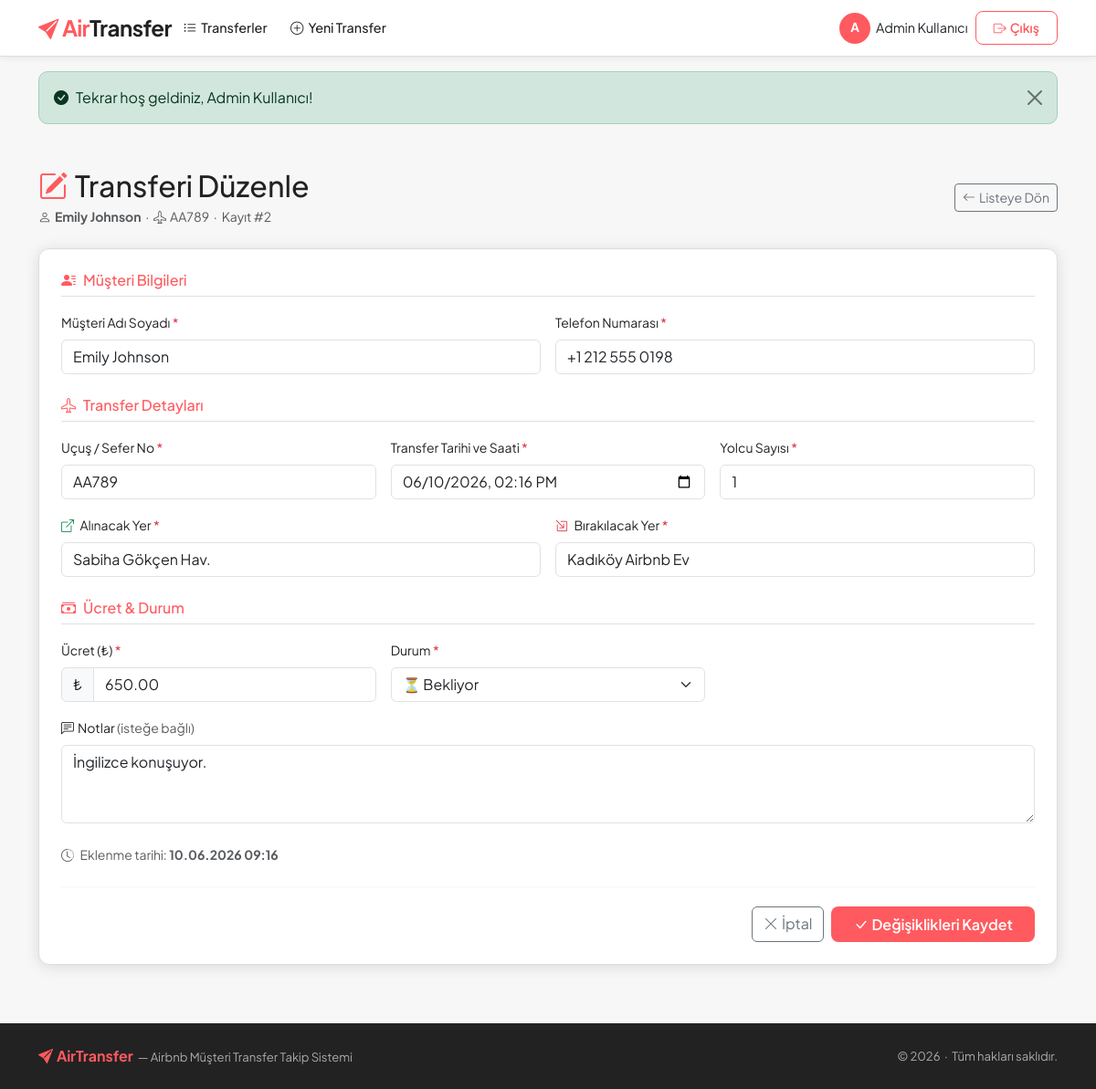
The page /edit_transfer.php?id=2 (signed in) on the database its author committed.
### tables this page shows
CREATE TABLE IF NOT EXISTS transfers (
    id                  INT UNSIGNED    NOT NULL AUTO_INCREMENT,
    user_id             INT UNSIGNED    NOT NULL,                 
    customer_name       VARCHAR(150)    NOT NULL,
    customer_phone      VARCHAR(20)     NOT NULL,
    flight_no           VARCHAR(20)     NOT NULL,
    pickup_location     VARCHAR(255)    NOT NULL,
    dropoff_location    VARCHAR(255)    NOT NULL,
    passenger_count     TINYINT UNSIGNED NOT NULL DEFAULT 1,
    transfer_datetime   DATETIME        NOT NULL,
    price               DECIMAL(10,2)   NOT NULL DEFAULT 0.00,
    notes               TEXT            NULL,
    status              ENUM('bekliyor','tamamlandı','iptal') NOT NULL DEFAULT 'bekliyor',
    created_at          DATETIME        NOT NULL DEFAULT CURRENT_TIMESTAMP,
    PRIMARY KEY (id),
    CONSTRAINT fk_transfers_user
        FOREIGN KEY (user_id) REFERENCES users(id)
        ON DELETE CASCADE
        ON UPDATE CASCADE
);

### config.php (called while the page is built, shortened)
<?php
function e(string $str): string {
    return htmlspecialchars($str, ENT_QUOTES | ENT_SUBSTITUTE, 'UTF-8');
}

### edit_transfer.php (the view, shortened to what this page needs)
<?php
require_once 'config.php';
$id = (int)($_GET['id'] ?? 0);
$stmt = $pdo->prepare(
    'SELECT * FROM transfers WHERE id = ? AND user_id = ? LIMIT 1'
);
$stmt->execute([$id, (int)$_SESSION['user_id']]);
$transfer = $stmt->fetch();
$old    = $transfer;
$datetimeValue = (new DateTime($old['transfer_datetime']))->format('Y-m-d\TH:i');
require_once 'includes/header.php';
?>
<div class="d-flex align-items-center justify-content-between mb-4 flex-wrap gap-2">
    <div>
        <h2 class="fw-700 mb-1" style="color:var(--at-dark);">
            <i class="bi bi-pencil-square me-2" style="color:var(--at-coral);"></i>Transferi Düzenle
        </h2>
        <p class="text-muted small mb-0">
            <i class="bi bi-person me-1"></i><strong><?= e($transfer['customer_name']) ?></strong>
            &nbsp;·&nbsp;
            <i class="bi bi-airplane me-1"></i><?= e($transfer['flight_no']) ?>
            &nbsp;·&nbsp;
            <span class="text-muted">Kayıt #<?= $id ?></span>
        </p>
    </div>
    <a href="index.php" class="btn btn-outline-secondary btn-sm">
        <i class="bi bi-arrow-left me-1"></i>Listeye Dön
    </a>
</div>
<div class="card-at p-4">
    <form method="POST" action="edit_transfer.php?id=<?= $id ?>" novalidate>
        <h6 class="fw-700 mb-3 pb-2 border-bottom" style="color:var(--at-coral);">
            <i class="bi bi-person-lines-fill me-2"></i>Müşteri Bilgileri
        </h6>
        <div class="row g-3 mb-4">
            <div class="col-md-6">
                <label class="form-label fw-600 small">
                    Müşteri Adı Soyadı <span class="text-danger">*</span>
                </label>
                <input
                    type="text"
                    name="customer_name"
                    class="form-control"
                    value="<?= e($old['customer_name']) ?>"
                    required
                >
            </div>
            <div class="col-md-6">
                <label class="form-label fw-600 small">
                    Telefon Numarası <span class="text-danger">*</span>
                </label>
                <input
                    type="text"
                    name="customer_phone"
                    class="form-control"
                    value="<?= e($old['customer_phone']) ?>"
                    required
                >
            </div>
        </div>
        <h6 class="fw-700 mb-3 pb-2 border-bottom" style="color:var(--at-coral);">
            <i class="bi bi-airplane me-2"></i>Transfer Detayları
        </h6>
        <div class="row g-3 mb-4">
            <div class="col-md-4">
                <label class="form-label fw-600 small">
                    Uçuş / Sefer No <span class="text-danger">*</span>
                </label>
                <input
                    type="text"
                    name="flight_no"
                    class="form-control"
                    value="<?= e($old['flight_no']) ?>"
                    required
                >
            </div>
            <div class="col-md-4">
                <label class="form-label fw-600 small">
                    Transfer Tarihi ve Saati <span class="text-danger">*</span>
                </label>
                <input
                    type="datetime-local"
                    name="transfer_datetime"
                    class="form-control"
                    value="<?= e($datetimeValue) ?>"
                    required
                >
            </div>
            <div class="col-md-4">
                <label class="form-label fw-600 small">
                    Yolcu Sayısı <span class="text-danger">*</span>
                </label>
                <input
                    type="number"
                    name="passenger_count"
                    class="form-control"
                    min="1"
                    max="99"
                    value="<?= (int)$old['passenger_count'] ?>"
                    required
                >
            </div>
            <div class="col-md-6">
                <label class="form-label fw-600 small">
                    <i class="bi bi-box-arrow-up-right text-success me-1"></i>
                    Alınacak Yer <span class="text-danger">*</span>
                </label>
                <input
                    type="text"
                    name="pickup_location"
                    class="form-control"
                    value="<?= e($old['pickup_location']) ?>"
                    required
                >
            </div>
            <div class="col-md-6">
                <label class="form-label fw-600 small">
                    <i class="bi bi-box-arrow-in-down-right text-danger me-1"></i>
                    Bırakılacak Yer <span class="text-danger">*</span>
                </label>
                <input
                    type="text"
                    name="dropoff_location"
                    class="form-control"
                    value="<?= e($old['dropoff_location']) ?>"
                    required
                >
            </div>
        </div>
        <h6 class="fw-700 mb-3 pb-2 border-bottom" style="color:var(--at-coral);">
            <i class="bi bi-cash-stack me-2"></i>Ücret & Durum
        </h6>
        <div class="row g-3 mb-4">
            <div class="col-md-4">
                <label class="form-label fw-600 small">
                    Ücret (₺) <span class="text-danger">*</span>
                </label>
                <div class="input-group">
                    <span class="input-group-text">₺</span>
                    <input
                        type="number"
                        name="price"
                        class="form-control"
                        min="0"
                        step="0.01"
                        value="<?= e($old['price']) ?>"
                        required
                    >
                </div>
            </div>
            <div class="col-md-4">
                <label class="form-label fw-600 small">
                    Durum <span class="text-danger">*</span>
                </label>
                <select name="status" class="form-select">
                    <option value="bekliyor"   <?= $old['status'] === 'bekliyor'   ? 'selected' : '' ?>>⏳ Bekliyor</option>
                </select>
            </div>
            <div class="col-md-12">
                <label class="form-label fw-600 small">
                    <i class="bi bi-chat-left-text me-1"></i>Notlar
                    <span class="text-muted fw-400">(isteğe bağlı)</span>
                </label>
                <textarea
                    name="notes"
                    class="form-control"
                    rows="3"
                ><?= e($old['notes'] ?? '') ?></textarea>
            </div>
        </div>
        <div class="text-muted small mb-4">
            <i class="bi bi-clock-history me-1"></i>
            Eklenme tarihi:
            <strong>
                <?= (new DateTime($transfer['created_at']))->format('d.m.Y H:i') ?>
            </strong>
        </div>
        <hr class="divider-coral">
        <div class="d-flex justify-content-end gap-2">
            <a href="index.php" class="btn btn-outline-secondary">
                <i class="bi bi-x-lg me-1"></i>İptal
            </a>
            <button type="submit" class="btn btn-coral px-4">
                <i class="bi bi-check-lg me-1"></i>Değişiklikleri Kaydet
            </button>
        </div>
    </form>
</div>
<?php require_once 'includes/footer.php'; ?>

### includes/header.php (style rules this page uses)
:root { --at-coral: #FF5A5F; --at-coral-dark: #e04347; --at-coral-light: #ffe4e5; --at-dark: #222222; --at-gray: #717171; --at-light-gray: #f7f7f7; --at-border: #dddddd; --at-white: #ffffff; --at-shadow: 0 2px 16px rgba(0,0,0,.12); --at-radius: 12px; }
* { box-sizing: border-box; }
body { font-family: 'Plus Jakarta Sans', sans-serif; background-color: var(--at-light-gray); color: var(--at-dark); min-height: 100vh; }
.btn-coral { background: var(--at-coral); border: none; color: #fff; font-weight: 600; border-radius: 8px; padding: .45rem 1.2rem; transition: background .2s, transform .1s; }
.card-at { background: var(--at-white); border: 1px solid var(--at-border); border-radius: var(--at-radius); box-shadow: var(--at-shadow); transition: box-shadow .2s; }
.divider-coral { border: none; border-top: 2px solid var(--at-coral-light); margin: 1.25rem 0; }

### rows shown on the page
transfers: customer_name "Emily Johnson", flight_no "AA789", customer_phone "+1 212 555 0198", transfer_datetime "06/10/2026 14:16", passenger_count "1", pickup_location "Sabiha Gökçen Hav.", dropoff_location "Kadıköy Airbnb Ev", price "650.00", status "⏳ Bekliyor", notes "İngilizce konuşuyor.", created_at "10.06.2026 09:16"

### other values the page prints
mb_substr($_SESSION['user_name'] ?? 'U', 0, 1) "A"
$_SESSION['user_name'] "Admin Kullanıcı"
$flash['message'] "Tekrar hoş geldiniz, Admin Kullanıcı!"
$id "2"
